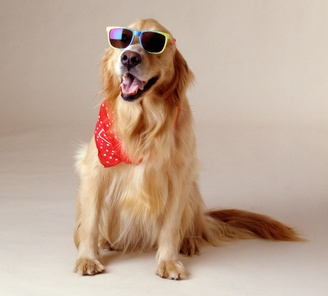
#> input picture perro.jpg, 328 x 296 px, shrunk from 1000 x 904 before the run
$ jupyter execute Histograma.ipynb   (shell and % lines are left out)
#> lines starting #> are read from the running program, lines starting #| are printed output that depends on the picture
[cell 1]
import cv2
import numpy as np
import matplotlib.pyplot as plt

[cell 2]
perro = cv2.imread('perro.jpg')
#> perro is the input picture: shape (296, 328, 3); mean B, G, R 150.1, 167.7, 191.4
mostrar_perro = cv2.cvtColor(perro, cv2.COLOR_BGR2RGB)

ladrillos = cv2.imread('ladrillos.jpg')
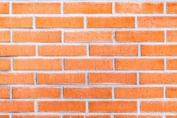
#> input picture ladrillos.jpg, 177 x 118 px, shrunk from 540 x 360 before the run
#> ladrillos is the input picture: shape (118, 177, 3); mean B, G, R 124.7, 164.8, 237.9
mostrar_ladrillos = cv2.cvtColor(ladrillos, cv2.COLOR_BGR2RGB)

crucigrama = cv2.imread('crucigrama.jpg')
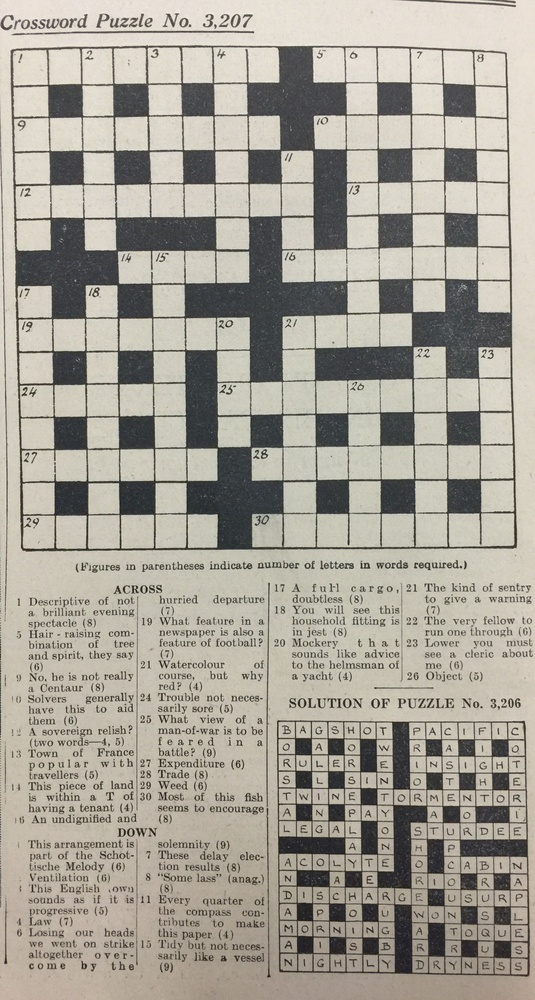
#> input picture crucigrama.jpg, 535 x 1000 px, shrunk from 1634 x 3053 before the run
#> crucigrama is the input picture: shape (1000, 535, 3); mean B, G, R 151.7, 162.4, 167
mostrar_crucigrama = cv2.cvtColor(crucigrama, cv2.COLOR_BGR2RGB)

[cell 3]
plt.imshow(mostrar_perro)

[cell 4]
#OPENCV BGR
hist = cv2.calcHist([perro], channels=[2], mask=None,histSize=[256],ranges=[0,256])
#> hist = 256 values, max 1909 at index 210, min 6 at index 39, mean 379.2

[cell 5]
plt.plot(hist)
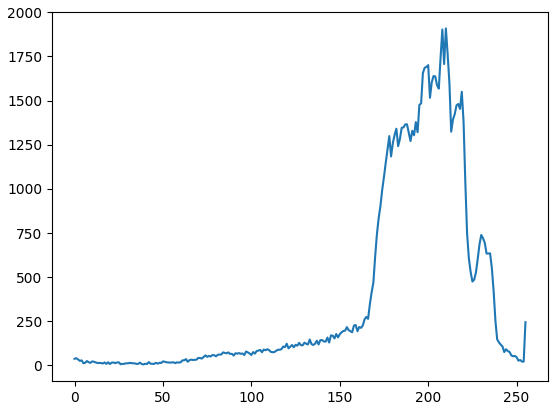
#> figure drawn by matplotlib, 1 panel; curve peaks at x = 210, y = 1909

[cell 6]
#OPENCV BGR
hist = cv2.calcHist([ladrillos], channels=[2], mask=None,histSize=[256],ranges=[0,256])
#> hist = 256 values, max 1583 at index 255, min 0 at index 0, mean 81.59

[cell 7]
plt.plot(hist)
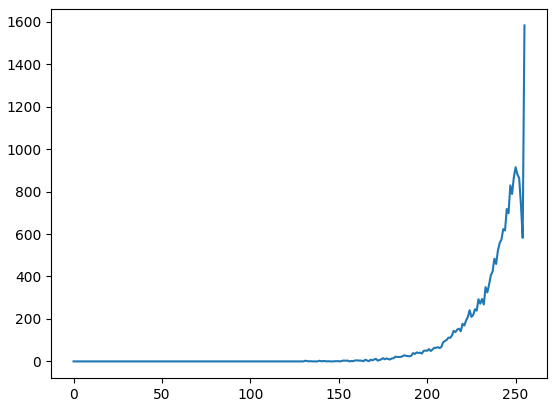
#> figure drawn by matplotlib, 1 panel; curve peaks at x = 255, y = 1583

[cell 8]
plt.imshow(mostrar_ladrillos)

[cell 9]
#plotear los canales en un mismo grafico

[cell 10]
img = perro
color = ('b','g','r')
for i,col in enumerate(color):
    histr = cv2.calcHist([img],[i],None,[256],[0,256])
    plt.plot(histr,color=col)
    plt.xlim([0,256])
plt.title('perro.jpg')
plt.show()
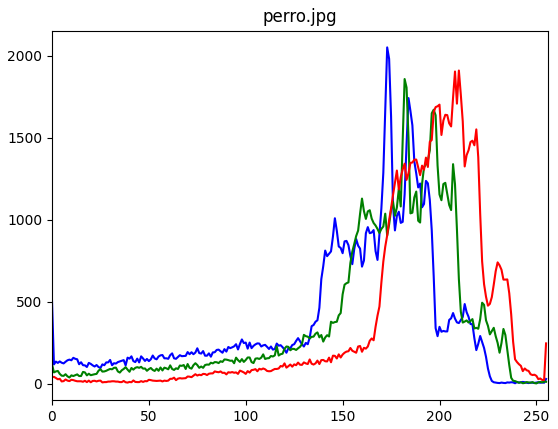
#> figure drawn by matplotlib, 1 panel; curve peaks at x = 173, y = 2050; curve peaks at x = 182, y = 1857; curve peaks at x = 210, y = 1909
